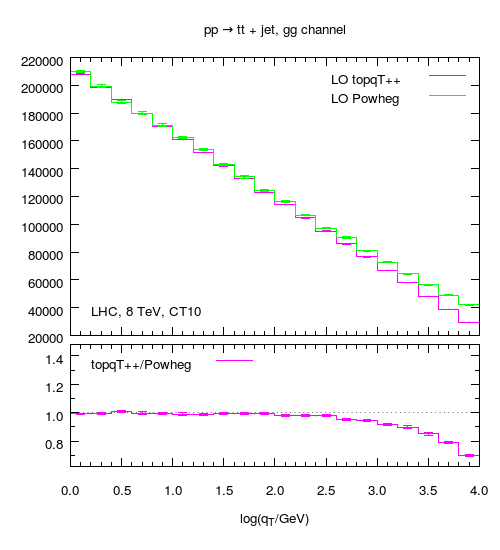

This figure's gnuplot source:
# gnuplot script

# topqT++
!grep -v  "\#"  ../runs-topqT++limited/hist_real_ggNLO_logqT.dat | sed 1,+9d > /tmp/topqT.dat

## MCFM data files
#!top2mine.py -f ../runs-mcfm/tt_glu_lord_CT10.LH_173_173_all.top > /tmp/ttjLOMCFM.dat
#!mergeidx.pl '\"logpt5' -f /tmp/ttjLOMCFM.dat | grep -v "\#"   > /tmp/ptMCFM.dat
#!cat /tmp/ptMCFM.dat > /tmp/ptMCFMratio.dat

# POWHEGBOX data files
!top2mine.py -f ../runs-powheg/inputttjLOgg-NLO.top > /tmp/ttjLOPWG.dat
!rmblock.py -s 'BOTTOM " ttbar logpt logptttb> 0' -e HIST -b  \
             -f /tmp/ttjLOPWG.dat \
             | grep -v "\#" > /tmp/ptPWGLO.dat
!cat /tmp/ptPWGLO.dat > /tmp/ptPWGratio.dat


##########################
set terminal pngcairo enhanced solid size 500, 550 font "Helvetica, 10"
set output 'ttjLOgg.png'
set multiplot
#set bars small

set title 'pp {/Symbol \256} tt + jet, gg channel'

#########
set key right top  Left width 3
set size 1.0,0.65
set origin 0.0,0.355
set lmargin 10.0

set xrange[0:4]
set label 1 "LHC, 8 TeV, CT10" at graph 0.05,0.10 left
set xlabel ""
set ylabel "q_T d{/Symbol s}/q_{T} [fb]"
set xtics format ""
set xtics 0.5
set mxtics 5

unitconv=1e3

plot  \
  '/tmp/topqT.dat'  u 2:4:5 w errorbars lt 4 ps 0 t'',\
                ''  u 2:4   w histeps   lt 4 t 'LO topqT++',\
  '/tmp/ptPWGLO.dat' u 1:($2*unitconv) w histeps lt 2 t 'LO Powheg',\
                '' u 1:($2*unitconv):($3*unitconv) w errorbars lt 2 ps 0 t ''


#########
set size 1.0,0.4
set origin 0.0,0.0
unset title
set ylabel ""
set xlabel "log(q_{T}/GeV)"
set yrange [0.62:1.48]
set xtics format "%.1f"
set ytics format "%.1f"
set key at graph 0.05, 0.95  left
set ytics 0.2
set mytics 2
unset label 1
unset logscale y

# error of the ratio y/x
ratioerr(x,dx,y,dy) = 1/y*dx +x/y**2*dy

plot \
    1 lt 0 t '' ,\
    '<paste /tmp/ptPWGratio.dat /tmp/topqT.dat' \
    u ($1):($7/$2/unitconv) w histeps lt 4 t 'topqT++/Powheg',\
    '' u ($1):($7/$2/unitconv):(ratioerr($7,$8,$2*unitconv,$3*unitconv)) \
       w yerrorbars ps 0 lt 4 t ''

unset multiplot
reset
